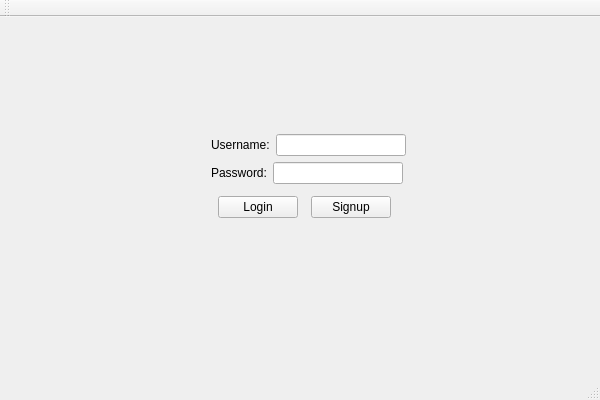
<?xml version="1.0" encoding="UTF-8"?>
<ui version="4.0">
 <class>MainWindow</class>
 <widget class="QMainWindow" name="MainWindow">
  <property name="geometry">
   <rect>
    <x>0</x>
    <y>0</y>
    <width>600</width>
    <height>400</height>
   </rect>
  </property>
  <property name="windowTitle">
   <string>MainWindow</string>
  </property>
  <widget class="QWidget" name="centralWidget">
   <widget class="QWidget" name="layoutWidget">
    <property name="geometry">
     <rect>
      <x>200</x>
      <y>100</y>
      <width>210</width>
      <height>120</height>
     </rect>
    </property>
    <layout class="QVBoxLayout" name="verticalLayout_2">
     <item>
      <layout class="QVBoxLayout" name="verticalLayout">
       <item>
        <layout class="QHBoxLayout" name="horizontalLayout">
         <item>
          <widget class="QLabel" name="label">
           <property name="text">
            <string>Username:</string>
           </property>
          </widget>
         </item>
         <item>
          <widget class="QLineEdit" name="usernameField">
           <property name="sizePolicy">
            <sizepolicy hsizetype="Fixed" vsizetype="Fixed">
             <horstretch>0</horstretch>
             <verstretch>0</verstretch>
            </sizepolicy>
           </property>
           <property name="minimumSize">
            <size>
             <width>130</width>
             <height>0</height>
            </size>
           </property>
           <property name="maximumSize">
            <size>
             <width>130</width>
             <height>16777215</height>
            </size>
           </property>
          </widget>
         </item>
        </layout>
       </item>
       <item>
        <layout class="QHBoxLayout" name="horizontalLayout_2">
         <item>
          <widget class="QLabel" name="label_2">
           <property name="text">
            <string>Password:</string>
           </property>
          </widget>
         </item>
         <item>
          <widget class="QLineEdit" name="passwordField">
           <property name="sizePolicy">
            <sizepolicy hsizetype="Fixed" vsizetype="Fixed">
             <horstretch>0</horstretch>
             <verstretch>0</verstretch>
            </sizepolicy>
           </property>
           <property name="minimumSize">
            <size>
             <width>130</width>
             <height>0</height>
            </size>
           </property>
           <property name="maximumSize">
            <size>
             <width>130</width>
             <height>16777215</height>
            </size>
           </property>
          </widget>
         </item>
        </layout>
       </item>
      </layout>
     </item>
     <item>
      <layout class="QHBoxLayout" name="horizontalLayout_3">
       <item>
        <widget class="QPushButton" name="pushButtonLogin">
         <property name="sizePolicy">
          <sizepolicy hsizetype="Fixed" vsizetype="Fixed">
           <horstretch>0</horstretch>
           <verstretch>0</verstretch>
          </sizepolicy>
         </property>
         <property name="text">
          <string>Login</string>
         </property>
        </widget>
       </item>
       <item>
        <widget class="QPushButton" name="pushButtonSignup">
         <property name="sizePolicy">
          <sizepolicy hsizetype="Fixed" vsizetype="Fixed">
           <horstretch>0</horstretch>
           <verstretch>0</verstretch>
          </sizepolicy>
         </property>
         <property name="text">
          <string>Signup</string>
         </property>
        </widget>
       </item>
      </layout>
     </item>
    </layout>
   </widget>
  </widget>
  <widget class="QMenuBar" name="menuBar">
   <property name="geometry">
    <rect>
     <x>0</x>
     <y>0</y>
     <width>600</width>
     <height>22</height>
    </rect>
   </property>
  </widget>
  <widget class="QToolBar" name="mainToolBar">
   <attribute name="toolBarArea">
    <enum>TopToolBarArea</enum>
   </attribute>
   <attribute name="toolBarBreak">
    <bool>false</bool>
   </attribute>
  </widget>
  <widget class="QStatusBar" name="statusBar"/>
 </widget>
 <layoutdefault spacing="6" margin="11"/>
 <resources/>
 <connections/>
</ui>
